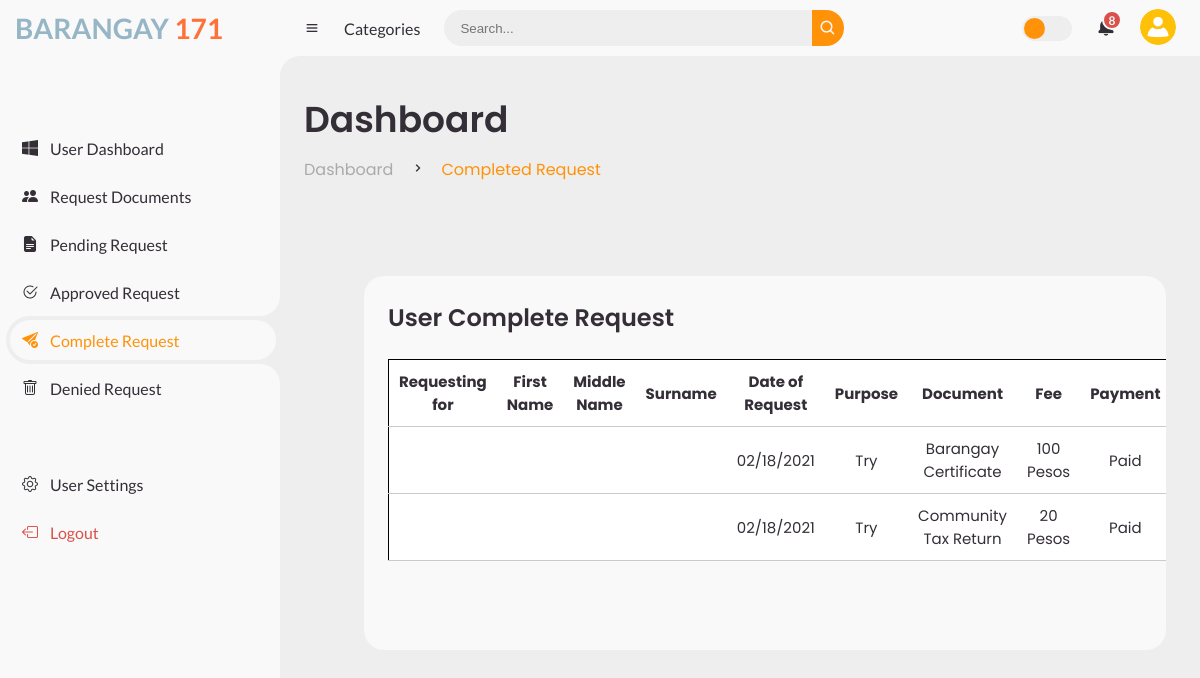
/usercomreq.php (signed in), run on the app's committed database.
### tables this page shows
CREATE TABLE `request` (
  `Username` varchar(50) NOT NULL,
  `id` int(11) NOT NULL,
  `requestingfor` varchar(50) NOT NULL,
  `firstname` varchar(50) NOT NULL,
  `midname` varchar(50) NOT NULL,
  `surname` varchar(50) NOT NULL,
  `Fullname` varchar(50) NOT NULL,
  `Birthdate` varchar(20) NOT NULL,
  `Age` int(2) NOT NULL,
  `Gender` varchar(50) NOT NULL,
  `HomeAddress` varchar(50) NOT NULL,
  `Contact` varchar(11) NOT NULL,
  `DateofRequest` varchar(11) NOT NULL,
  `Purposes` varchar(50) NOT NULL,
  `Documents` varchar(50) NOT NULL,
  `Fee` varchar(50) NOT NULL,
  `ValidID` varchar(50) NOT NULL,
  `FrontID` longblob NOT NULL,
  `BackID` longblob NOT NULL,
  `Payment` varchar(50) NOT NULL,
  `Service` varchar(50) NOT NULL,
  `Status` varchar(50) NOT NULL,
  `approvedby` varchar(255) NOT NULL,
  `deniedby` varchar(255) DEFAULT NULL

);

### usersession.php (called while the page is built, shortened)
<?php
   $user_check = $_SESSION['login_user'];
?>

### requestcompleted.php (called while the page is built, shortened)
<?php
$db = mysqli_connect('localhost', 'root', '', 'bdors');
$result = mysqli_query($db, "SELECT * FROM request where Status='Completed' and Username = '$user_check'");
?>

### usercomreq.php (the view, shortened to what this page needs)
<?php
include 'usersession.php';
?>
<!DOCTYPE html>
<html lang="en">
<head>
	<link href='https://unpkg.com/boxicons@2.0.9/css/boxicons.min.css' rel='stylesheet'>
    <link rel="stylesheet" href="https://cdn.jsdelivr.net/npm/bootstrap-icons@1.11.2/font/bootstrap-icons.min.css">
</head>
<body>
	<section id="sidebar">
		<a href="#" class="brand">
			<h3  class="text">
                Barangay
                <span>171</span>
            </h3>
		</a>
		<ul class="side-menu top">
			<li>
				<a href="userportal.php">
                    <i class="bi bi-windows"></i>
					<span class="text">User Dashboard</span>
				</a>
			</li>
			<li>
				<a href="userreq_doc.php">
                    <i class="bi bi-people-fill"></i>
					<span class="text">Request Documents</span>
				</a>
			</li>
			<li class>
				<a href="userrequest.php">
                    <i class="bi bi-file-earmark-text-fill"></i>
					<span class="text">Pending Request</span>
				</a>
			</li>
            <li class>
				<a href="userapvreq.php">
				<i class="bi bi-check2-circle"></i>
					<span class="text">Approved Request</span>
				</a>
			</li>
            <li class="active">
				<a href="usercomreq.php">
				<i class="bi bi-send-check-fill"></i>
					<span class="text">Complete Request</span>
				</a>
			</li>
            <li class>
				<a href="userdenreq.php">
				<i class="bi bi-trash"></i>
					<span class="text">Denied Request</span>
				</a>
			</li>
		</ul>
		<ul class="side-menu">
			<li>
				<a href="usersetting.php">
                    <i class="bi bi-gear"></i>
					<span class="text">User Settings</span>
				</a>
			</li>
			<li>
				<a href="login.php" class="logout">
                    <i class="bi bi-box-arrow-left"></i>
					<span class="text">Logout</span>
				</a>
			</li>
		</ul>
	</section>
	<section id="content">
		<nav>
			<i class='bx bx-menu' ></i>
			<a href="#" class="nav-link">Categories</a>
			<form action="#">
				<div class="form-input">
					<input type="search" placeholder="Search...">
					<button type="submit" class="search-btn"><i class='bx bx-search' ></i></button>
				</div>
			</form>
			<label for="switch-mode" class="switch-mode"></label>
			<a href="#" class="notification">
				<span class="num">8</span>
			</a>
			<a href="#" class="profile">
				<img src="img/user.png">
			</a>
		</nav>
		<main>
			<div class="head-title">
				<div class="left">
					<h1>Dashboard</h1>
					<ul class="breadcrumb">
						<li>
							<a href="userportal.php">Dashboard</a>
						</li>
						<li><i class='bx bx-chevron-right' ></i></li>
						<li>
							<a class="active" href="usercomreq.php">Completed Request</a>
						</li>
					</ul>
				</div>
			</div>
			<div class="content1">
<div class="table-data">
				<div class="order">
					<div class="head">
						<h3>User Complete Request</h3>
					</div>
<?php include ('requestcompleted.php');?>
					<table>
						<thead>
						<tr>
   <td><label><b>Requesting for</b></label></td>
   <td><label><b>First Name</b></label></td>
   <td><label><b>Middle Name</b></label></td>
   <td><label><b>Surname</b></label></td>
   <td><label><b>Date of Request</b></label></td>
   <td><label><b>Purpose</b></label></td>
   <td><label><b>Document</b></label></td>
   <td><label><b>Fee</b></label></td>
   <td><label><b>Payment</b></label></td>
   </tr>
						</thead>
						<tbody>
						<?php while ($row=mysqli_fetch_array($result)){ ?>
   <tr>
   <td><?php echo $row['requestingfor'];?></td>
   <td><?php echo $row['firstname'];?></td>
   <td><?php echo $row['middlename'];?></td>
   <td><?php echo $row['surname'];?></td>
  <td><?php echo $row['DateofRequest'];?></td>
  <td><?php echo $row['Purposes'];?></td>
  <td><?php echo $row['Documents'];?></td>
  <td><?php echo $row['Fee'];?></td>
  <td><?php echo $row['Payment'];?></td>
  </tr>
  <?php } ?>
						</tbody>
					</table>
				</div>
</div>
		</main>
	</section>
</body>
</html>

### data on the page
request: DateofRequest "02/18/2021", Purposes "Try", Documents "Barangay Certificate", Fee "100 Pesos", Payment "Paid"
request: DateofRequest "02/18/2021", Purposes "Try", Documents "Community Tax Return", Fee "20 Pesos", Payment "Paid"
